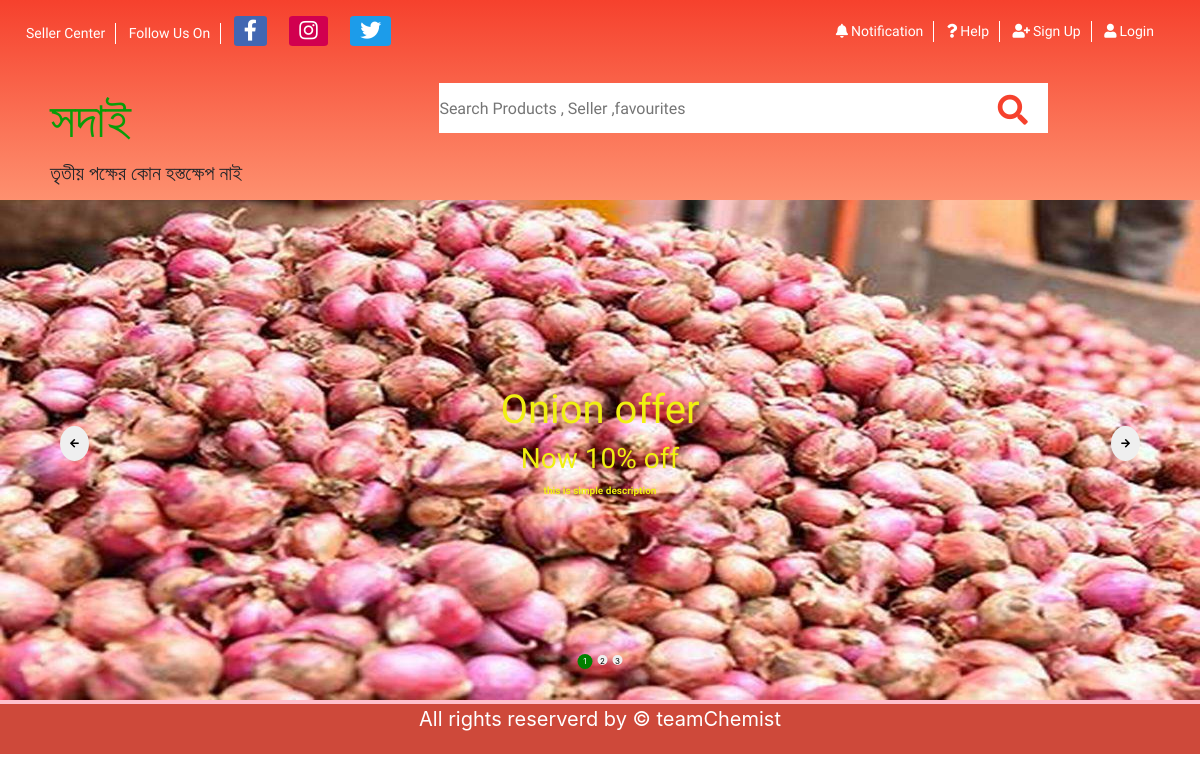
Page /sodai/offers/ on the committed database.
### shopUser/models.py (models this page shows, shortened)
class CurrentOffer(models.Model):
    offerName=models.CharField(max_length=200)
    description=models.TextField()
    created_on = models.DateTimeField(auto_now_add=True)
    percentage=models.PositiveIntegerField(default=0)
    offerImage=models.ImageField(upload_to='OfferImage/',blank=False,null=True)
    class Meta:
        ordering = ['created_on']

### shopUser/views.py (the view)
# urls.py: path('offers/',userViews.OfferView,name="offers"),
def OfferView(request):
    if request.method=="GET":
        offerlist=CurrentOffer.objects.all()
        context={}
        context["offerlist"]=offerlist
        return render(request,'offers.html',context)

### templates/offers.html (shortened to what this page needs)
{% extends 'base.html'%}
{% load static %}

### templates/base.html (shortened to what this page needs)
{% load static %}
<!DOCTYPE html>
<html lang="en">
<head>
    <link rel="stylesheet" href="https://stackpath.bootstrapcdn.com/bootstrap/4.4.1/css/bootstrap.min.css">
    <link rel="stylesheet" href="https://cdnjs.cloudflare.com/ajax/libs/font-awesome/5.11.2/css/all.min.css">
    <link rel="stylesheet" href="{% static 'vendorCss/slick.css'%}">
    <link rel="stylesheet" href="{% static 'css/base.css' %}">
</head>
<body>
    <div class="navbarAndSearch">
     <div class="navbar mt-2">
         <ul class="left-ul">
             <li><a href="#">Seller Center</a></li>
             <li><a href="#">Follow us on </a> </li>
             <li><a class="social-links fb" href="#"><i class="fab fa-facebook-f"></i></a></li>
             <li><a class="social-links instagram" href="#"><i class="fab fa-instagram"></i></a></li>
             <li><a class="social-links twitter" href="#"><i class="fab fa-twitter"></i></a></li>
         </ul>
         <ul class="right-ul">
            <li><a href="#"><i class="fa fa-bell"></i>Notification</a></li>
            <li><a href="#"><i class="fa fa-question"></i>Help</a></li>
            {% if user.is_authenticated %}
            <li><a href="#"><i class="fa fa-user"></i>{{user.username}}</a></li>
            <li><a href="{% url 'logout' %}"><i class="fas fa-sign-out-alt"></i>Logout</a></li>
            {%else %}
            <li><a href="{% url 'signup'%}"><i class="fa fa-user-plus"></i>Sign Up</a></li>
            <li><a href="{% url 'login'%}"><i class="fa fa-user"></i>Login</a></li>
            {% endif %}
         </ul>
     </div>
     <div class="section group" style="margin-left: 50px;">
         <div class="logo">
              <a href="{% url 'home'%}">সদাই</a>
             <span>তৃতীয় পক্ষের কোন হস্তক্ষেপ নাই</span>
         </div>
         <div class="searchbar">
            <input class="form-group" type="text" placeholder="Search Products , Seller ,favourites">
            <a href="#"><i class="fa fa-search"></i></a>
         </div>
     </div>
    </div>
    {%block Carousal%}
    <div class="carousal-slide">
        {% for offer in offerlist %}
        <div class="single-slide" style=" background-image:url(..{{offer.offerImage.url}} );">
            <div class="inner-text">
                <h1>{{offer.offerName}}</h1>
                <h3>Now {{offer.percentage }}% off</h3>
                <p>this is simple description</p>
            </div>
        </div>
        {% endfor %}
    </div>
    {%endblock Carousal%}
    <div class="footer">
        <p>All rights reserverd by &copy; teamChemist</p>
    </div>
</body>
</html>

### static/css/base.css (style rules this page uses)
* { margin: 0; padding: 0; box-sizing: border-box; }
body { font-size: 62.5%; }
ul { list-style-type: none; }
.fb { background-color: #4267B2; }
.instagram { background-color: #D1004F; }
.twitter { background-color: #1C9CEA; }
.section { clear: both; padding: 0; margin: 0; }
.group:before, .group:after { content: ""; display: table; }
.group:after { clear: both; }
.group { zoom: 1; }
.navbarAndSearch { font-family: 'Source Sans Pro', sans-serif; position: relative; background: #f6412d; background: linear-gradient(#f6412d, rgba(253, 97, 50, 0.7)); width: 100%; overflow: hidden; }
.navbarAndSearch .left-ul { float: left; }
.navbarAndSearch .left-ul li { display: inline-block; font-size: 1.4em; text-transform: capitalize; padding: 0 10px; }
.navbarAndSearch .left-ul li a { color: #fff; text-decoration: none; }
.navbarAndSearch .left-ul .social-links { font-size: 1.5em; padding: 3px 10px; border-radius: 10%; }
.navbarAndSearch .left-ul li:nth-child(1), .navbarAndSearch .left-ul li:nth-child(2) { border-right: 1px solid #fff; }
.navbarAndSearch .right-ul { float: right; margin-right: 20px; }
.navbarAndSearch .right-ul li { display: inline-block; font-size: 1.4em; text-transform: capitalize; padding: 0 10px; border-right: 1px solid #fff; }
.navbarAndSearch .right-ul li a { color: #fff; text-decoration: none; }
.navbarAndSearch .right-ul li i { margin-right: 3px; }
.navbarAndSearch .right-ul li:last-child { border-right: none; }
.logo, .searchbar { display: block; float: left; margin: 1% 0 1% 1.6%; }
.logo { margin-left: 0; width: 32.26%; }
.logo a { font-size: 5em; color: #089c08; text-decoration: none; display: block; }
.logo span { font-size: 2em; }
.searchbar { width: 66.13%; }
.searchbar input { width: 80%; float: left; border: none; height: 50px; font-size: 1.6em; }
.searchbar a { display: inline-block; height: 50px; margin-left: -50px; margin-top: 5px; font-size: 3em; color: #f6412d; text-align: center; }
.carousal-slide { width: 100%; position: relative; margin: 0 auto; background: pink; box-sizing: border-box; }
.single-slide { height: 500px; position: relative; font-family: 'Source Sans Pro', sans-serif; overflow: hidden; background-repeat: no-repeat; background-position: center center; background-size: 100% 100%; }
.inner-text { position: absolute; top: 50%; left: 50%; transform: translate(-50%, -50%); color: #f0f012; font-weight: 800; text-align: center; }
.footer { background: #ce493a; height: 50px; text-align: center; font-size: 2em; color: #fff; }

### rows in the picture
CurrentOffer: offerImage (picture), offerName "Onion offer", percentage "10"
